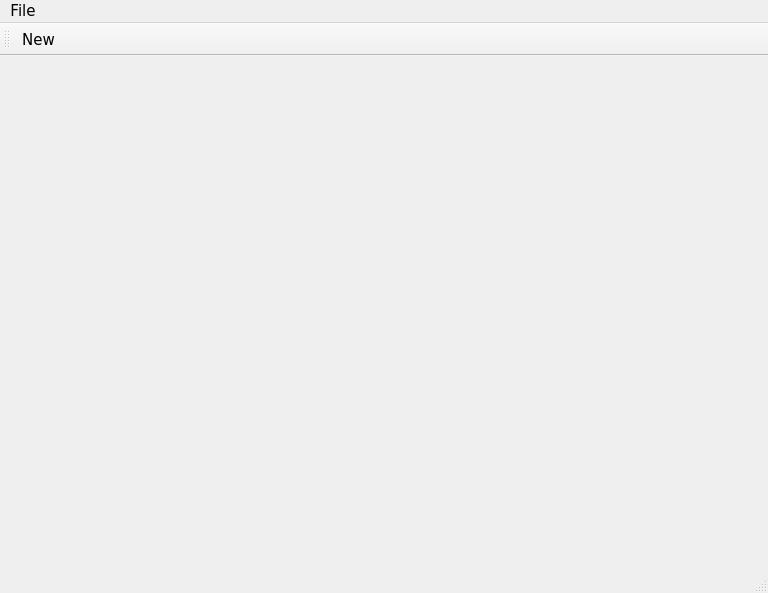
<?xml version="1.0" encoding="UTF-8"?>
<ui version="4.0">
 <class>MainWindow</class>
 <widget class="QMainWindow" name="MainWindow">
  <property name="geometry">
   <rect>
    <x>0</x>
    <y>0</y>
    <width>768</width>
    <height>593</height>
   </rect>
  </property>
  <property name="font">
   <font>
    <family>Verdana</family>
    <pointsize>11</pointsize>
   </font>
  </property>
  <property name="windowTitle">
   <string>Snake</string>
  </property>
  <widget class="QWidget" name="centralWidget">
   <layout class="QVBoxLayout" name="verticalLayout">
    <item>
     <widget class="Scene" name="widget" native="true"/>
    </item>
   </layout>
  </widget>
  <widget class="QMenuBar" name="menuBar">
   <property name="geometry">
    <rect>
     <x>0</x>
     <y>0</y>
     <width>768</width>
     <height>21</height>
    </rect>
   </property>
   <widget class="QMenu" name="menuFile">
    <property name="title">
     <string>File</string>
    </property>
    <addaction name="actionNew"/>
    <addaction name="separator"/>
    <addaction name="actionExit"/>
   </widget>
   <addaction name="menuFile"/>
  </widget>
  <widget class="QToolBar" name="mainToolBar">
   <attribute name="toolBarArea">
    <enum>TopToolBarArea</enum>
   </attribute>
   <attribute name="toolBarBreak">
    <bool>false</bool>
   </attribute>
   <addaction name="actionNew"/>
  </widget>
  <widget class="QStatusBar" name="statusBar"/>
  <action name="actionNew">
   <property name="text">
    <string>New</string>
   </property>
   <property name="toolTip">
    <string>New</string>
   </property>
  </action>
  <action name="actionExit">
   <property name="text">
    <string>Exit</string>
   </property>
  </action>
 </widget>
 <layoutdefault spacing="6" margin="11"/>
 <customwidgets>
  <customwidget>
   <class>Scene</class>
   <extends>QWidget</extends>
   <header>Scene.h</header>
   <container>1</container>
  </customwidget>
 </customwidgets>
 <resources/>
 <connections/>
</ui>
